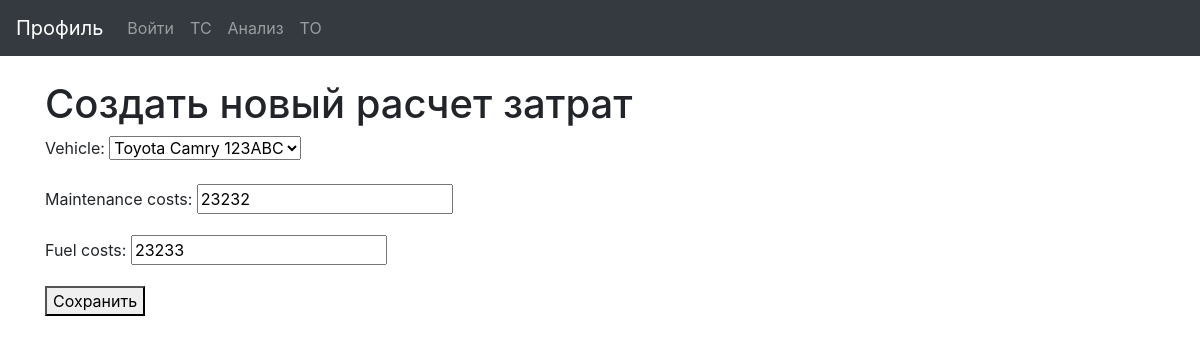
Screenshot of /cost_calculations/update/1/ with the database file from the repository.
### auto_track_log/models.py (models this page shows)
class CostCalculation(models.Model):
    vehicle = models.ForeignKey('Vehicle', on_delete=models.CASCADE)
    maintenance_costs = models.IntegerField()
    fuel_costs = models.IntegerField()

### auto_track_log/views.py (the view)
# urls.py: path('cost_calculations/update/<int:pk>/', CostCalculationUpdateView.as_view(), name='cost-calculation-update'),
class CostCalculationUpdateView(UpdateView):
    model = CostCalculation
    template_name = 'cost_calculation_form.html'
    fields = ['vehicle', 'maintenance_costs', 'fuel_costs']

### auto_track_log/models.py (called while the page is built)
    def __str__(self):
        return f"{self.brand} {self.model} {self.num}"

### auto_track_log/views/cost_calculation_form.html (shortened to what this page needs)
{% extends 'base.html' %}
{% block content %}
    <h1>Создать новый расчет затрат</h1>
    <form method="post">
        {{ form.as_p }}
        <button type="submit">Сохранить</button>
    </form>
{% endblock %}

### rows the page displays
CostCalculation: vehicle "Toyota Camry 123ABC", maintenance_costs "23232", fuel_costs "23233"
